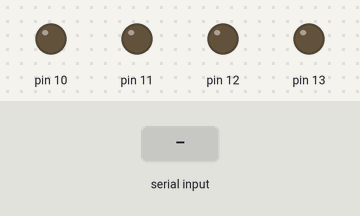
The sketch below on a simulated Arduino Uno, built with avr-gcc and run on an emulated ATmega328P. On the bench: output pins drawn as LEDs (lit = HIGH). The inputs (shaded band) are chosen by the test bench.

Above: at 1.2 s.
1.3 s: "1" received over Serial
At 2.3 s:
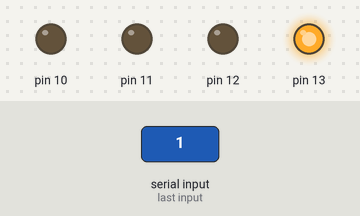
2.8 s: "2" received over Serial
At 3.5 s:
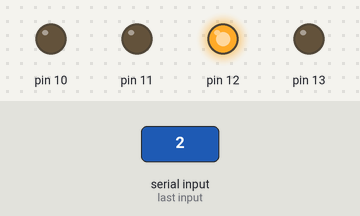
4.3 s: "3" received over Serial
At 4.6 s:
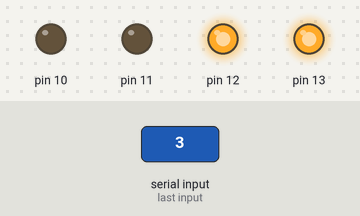
5.8 s: "4" received over Serial
At 7.0 s:
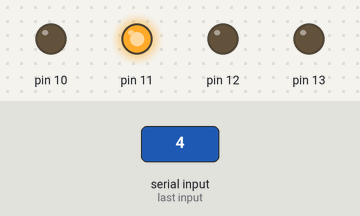
7.3 s: "5" received over Serial
At 8.1 s:
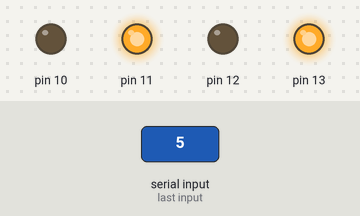
8.8 s: "6" received over Serial
At 9.3 s:
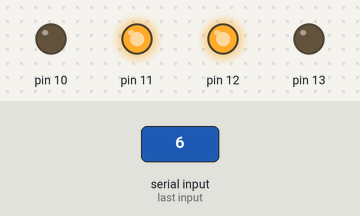
Timing chart, 0 to 11.3 s (numbered marks = the images above; inputs shaded):
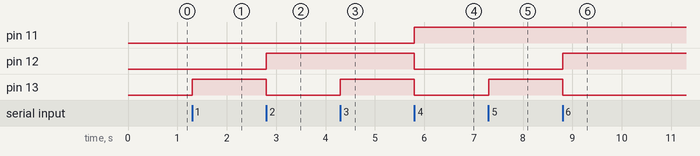

The sketch:

SEG7.ino
```cpp
void setup()
{
  pinMode(10, OUTPUT);//D
  pinMode(11, OUTPUT);//C
  pinMode(12, OUTPUT);//B
  pinMode(13, OUTPUT); //A
  Serial.begin(9600);
}
int income=0;
void loop()
{
  if(Serial.available()>0)
    {
      income=Serial.read();
        switch(income)
        {
          case '0':
            digitalWrite(10,LOW);   // 0 0000
            digitalWrite(11,LOW);
            digitalWrite(12,LOW);
            digitalWrite(13,LOW);
              break;
            case '1':
            digitalWrite(10,LOW);   // 1 0001
            digitalWrite(11,LOW);
            digitalWrite(12,LOW);
            digitalWrite(13,HIGH);
              break;
            case '2':
            digitalWrite(10,LOW);   // 2 0010
            digitalWrite(11,LOW);
            digitalWrite(12,HIGH);
            digitalWrite(13,LOW);
              break;
            case '3':
             digitalWrite(10,LOW);   // 3 0011
            digitalWrite(11,LOW);
            digitalWrite(12,HIGH);
            digitalWrite(13,HIGH);
              break;
            case '4':
            digitalWrite(10,LOW);   // 4 0100
            digitalWrite(11,HIGH);
            digitalWrite(12,LOW);
            digitalWrite(13,LOW);
              break;
            case '5':
             digitalWrite(10,LOW);   // 5 0101
            digitalWrite(11,HIGH);
            digitalWrite(12,LOW);
            digitalWrite(13,HIGH);
              break;
            case '6':
             digitalWrite(10,LOW);   // 6 0110
            digitalWrite(11,HIGH);
            digitalWrite(12,HIGH);
            digitalWrite(13,LOW);
              break;
            case '7':
             digitalWrite(10,LOW);   // 7 0111
            digitalWrite(11,HIGH);
            digitalWrite(12,HIGH);
            digitalWrite(13,HIGH);
              break;
            case '8':
             digitalWrite(10,HIGH);   // 8 1000
            digitalWrite(11,LOW);
            digitalWrite(12,LOW);
            digitalWrite(13,LOW);
              break;
            case '9':
             digitalWrite(10,HIGH);   // 9 1001
            digitalWrite(11,LOW);
            digitalWrite(12,LOW);
            digitalWrite(13,HIGH);
              break;
            default:
              break;
        }
    }
}
```

Measured:
- after the input at 1.3 s, pin 13: LOW → HIGH at once
- after the input at 2.8 s, pin 12: LOW → HIGH at once; pin 13: HIGH → LOW at once
- after the input at 4.3 s, pin 13: LOW → HIGH at once
- after the input at 5.8 s, pin 11: LOW → HIGH at once; pin 12, pin 13: HIGH → LOW at once
- after the input at 7.3 s, pin 13: LOW → HIGH at once
- after the input at 8.8 s, pin 12: LOW → HIGH at once; pin 13: HIGH → LOW at once
